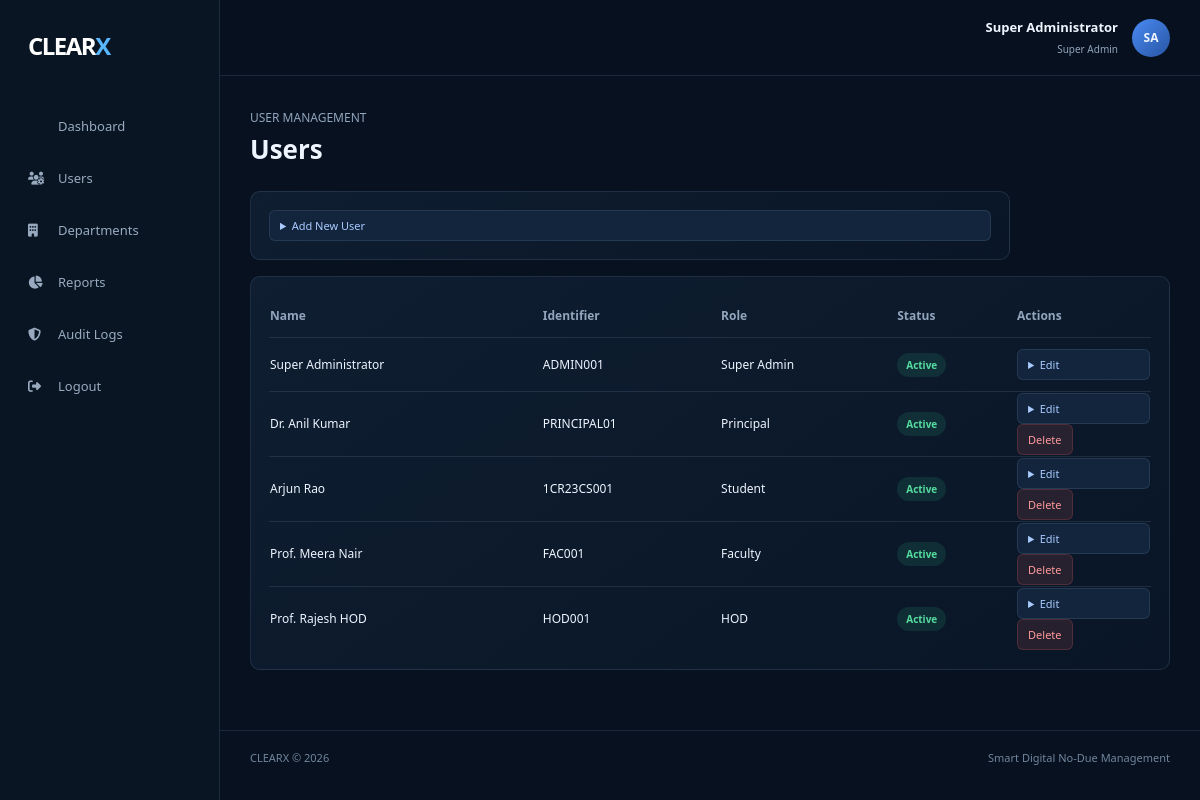
The page /admin/users.php (signed in) on the database its author committed.
### tables this page shows
CREATE TABLE users (
  id INT UNSIGNED AUTO_INCREMENT PRIMARY KEY,
  name VARCHAR(150) NOT NULL,
  identifier VARCHAR(100) NOT NULL UNIQUE,
  email VARCHAR(190) NOT NULL UNIQUE,
  password_hash VARCHAR(255) NOT NULL,
  role ENUM('Student','Faculty','HOD','Principal','Super Admin') NOT NULL,
  status ENUM('Active','Inactive','Locked') NOT NULL DEFAULT 'Active',
  failed_attempts TINYINT UNSIGNED NOT NULL DEFAULT 0,
  locked_until DATETIME NULL,
  created_at TIMESTAMP DEFAULT CURRENT_TIMESTAMP,
  updated_at TIMESTAMP DEFAULT CURRENT_TIMESTAMP ON UPDATE CURRENT_TIMESTAMP,
  INDEX idx_users_role (role),
  INDEX idx_users_status (status)
);

CREATE TABLE departments (
  id INT UNSIGNED AUTO_INCREMENT PRIMARY KEY,
  name VARCHAR(120) NOT NULL,
  code VARCHAR(20) NOT NULL UNIQUE,
  hod_user_id INT UNSIGNED NULL,
  mandatory TINYINT(1) NOT NULL DEFAULT 1,
  active TINYINT(1) NOT NULL DEFAULT 1,
  created_at TIMESTAMP DEFAULT CURRENT_TIMESTAMP,
  INDEX idx_departments_active (active)
);

### includes/auth.php (called while the page is built, shortened)
<?php
function current_user(): ?array {
    return $_SESSION['user'] ?? null;
}
function base_url(): string {
    $script = str_replace('\\', '/', $_SERVER['SCRIPT_NAME'] ?? '');
    foreach (['/student/', '/faculty/', '/hod/', '/principal/', '/admin/', '/verification/', '/config/', '/includes/'] as $marker) {
        $position = stripos($script, $marker);
        if ($position !== false) {
            return substr($script, 0, $position);
        }
    }
    $directory = rtrim(str_replace('\\', '/', dirname($script)), '/');
    return $directory === '.' || $directory === '' ? '' : $directory;
}

### includes/functions.php (called while the page is built, shortened)
<?php
function e(mixed $value): string {
    return htmlspecialchars((string)$value, ENT_QUOTES | ENT_SUBSTITUTE, 'UTF-8');
}

### admin/users.php (the view, shortened to what this page needs)
<?php
require_once __DIR__.'/../config/database.php';require_once __DIR__.'/../includes/auth.php';require_once __DIR__.'/../includes/functions.php';require_once __DIR__.'/../includes/csrf.php';require_role(['Super Admin']);
$user=current_user();$error=$success=null;
$users=$pdo->query('SELECT u.*,d.name department_name FROM users u LEFT JOIN students s ON s.user_id=u.id LEFT JOIN departments d ON d.id=s.department_id ORDER BY u.created_at DESC')->fetchAll();
$pageTitle='Manage Users | CLEARX';require_once __DIR__.'/../includes/header.php';
?><div class="app-layout"><?php require_once __DIR__.'/../includes/sidebar.php';?><main class="app-main"><header class="topbar"><button class="menu-toggle"><i class="fa-solid fa-bars"></i></button><div class="topbar-user"><b><?=e($user['name'])?></b><span>Super Admin</span></div><div class="avatar">SA</div></header><div class="content"><div class="page-header"><div><p>USER MANAGEMENT</p><h1>Users</h1></div></div><?php if($error):?><div class="alert alert-error"><?=e($error)?></div><?php endif;if($success):?><div class="alert alert-success"><?=e($success)?></div><?php endif;?>
<section class="panel form-panel"><details><summary class="action-btn">Add New User</summary></details></section>
<section class="panel"><div class="table-wrap"><table class="data-table"><thead><tr><th>Name</th><th>Identifier</th><th>Role</th><th>Status</th><th>Actions</th></tr></thead><tbody><?php foreach($users as $r):?><tr><td><?=e($r['name'])?></td><td><?=e($r['identifier'])?></td><td><?=e($r['role'])?></td><td><b class="status <?=$r['status']==='Active'?'approved':'rejected'?>"><?=e($r['status'])?></b></td><td><details><summary class="action-btn">Edit</summary><?=e(csrf_token())?><?=(int)$r['id']?><?=e($r['name'])?><?php foreach(['Student','Faculty','HOD','Principal','Super Admin'] as $role):?> <?=$role===$r['role']?'selected':''?><?=$role?><?php endforeach;?><?php foreach(['Active','Inactive','Locked'] as $status):?> <?=$status===$r['status']?'selected':''?><?=$status?><?php endforeach;?></details><?php if((int)$r['id']!==$user['id']):?><form method="post" style="display:inline"><?=e(csrf_token())?><?=(int)$r['id']?><button class="action-btn reject" type="submit" onclick="return confirm('Delete this user?')">Delete</button></form><?php endif;?></td></tr><?php endforeach;?></tbody></table></div></section></div><?php require_once __DIR__.'/../includes/footer.php';?>

### includes/header.php (shortened to what this page needs)
<?php
require_once __DIR__ . '/auth.php';
require_once __DIR__ . '/functions.php';
$base = base_url();
?>
<!DOCTYPE html>
<html lang="en">
<head>
    <link rel="stylesheet" href="<?= e($base) ?>/assets/css/style.css">
    <link rel="stylesheet" href="https://cdnjs.cloudflare.com/ajax/libs/font-awesome/6.5.2/css/all.min.css">
</head>
<body class="<?= e($bodyClass ?? '') ?>">

### includes/sidebar.php (shortened to what this page needs)
<?php
$user = current_user();
$role = $user['role'] ?? '';
$prefixes = [
    'Student' => 'student',
    'Faculty' => 'faculty',
    'HOD' => 'hod',
    'Principal' => 'principal',
    'Super Admin' => 'admin',
];
$prefix = $prefixes[$role] ?? '';
?>
<aside class="sidebar" id="sidebar">
    <a class="brand" href="<?= e($base) ?>/<?= e($prefix) ?>/dashboard.php"><span>CLEAR</span>X</a>
    <nav class="side-nav">
        <?php if ($role === 'Student'): ?>
            <a href="<?= e($base) ?>/student/dashboard.php"><i class="fa-solid fa-grid-2"></i>Dashboard</a>
            <a href="<?= e($base) ?>/student/profile.php"><i class="fa-solid fa-user"></i>My Profile</a>
            <a href="<?= e($base) ?>/student/request_clearance.php"><i class="fa-solid fa-file-circle-plus"></i>New Request</a>
            <a href="<?= e($base) ?>/student/clearance_status.php"><i class="fa-solid fa-route"></i>Clearance Status</a>
            <a href="<?= e($base) ?>/student/notifications.php"><i class="fa-solid fa-bell"></i>Notifications</a>
        <?php elseif ($role === 'HOD'): ?>
            <a href="<?= e($base) ?>/hod/dashboard.php"><i class="fa-solid fa-grid-2"></i>Dashboard</a>
            <a href="<?= e($base) ?>/hod/department_requests.php"><i class="fa-solid fa-building"></i>Department Requests</a>
        <?php elseif ($role === 'Principal'): ?>
            <a href="<?= e($base) ?>/principal/dashboard.php"><i class="fa-solid fa-grid-2"></i>Dashboard</a>
            <a href="<?= e($base) ?>/principal/final_approvals.php"><i class="fa-solid fa-stamp"></i>Final Approvals</a>
        <?php else: ?>
            <a href="<?= e($base) ?>/admin/dashboard.php"><i class="fa-solid fa-grid-2"></i>Dashboard</a>
            <a href="<?= e($base) ?>/admin/users.php"><i class="fa-solid fa-users-gear"></i>Users</a>
            <a href="<?= e($base) ?>/admin/departments.php"><i class="fa-solid fa-building"></i>Departments</a>
            <a href="<?= e($base) ?>/admin/reports.php"><i class="fa-solid fa-chart-pie"></i>Reports</a>
            <a href="<?= e($base) ?>/admin/audit_logs.php"><i class="fa-solid fa-shield-halved"></i>Audit Logs</a>
        <?php endif; ?>
        <a href="<?= e($base) ?>/logout.php"><i class="fa-solid fa-right-from-bracket"></i>Logout</a>
    </nav>
</aside>

### includes/footer.php (shortened to what this page needs)
<footer class="app-footer"><span>CLEARX &copy; <?= date('Y') ?></span><span>Smart Digital No-Due Management</span></footer>
</body>
</html>

### assets/css/style.css (style rules this page uses)
:root { --navy:#07111f;--navy2:#0b1729;--panel:#101e31;--blue:#3c82f6;--cyan:#58b7ff;--text:#eef5ff;--muted:#91a5bd;--line:rgba(148,176,211,.14);--green:#35cf8a;--yellow:#f5bd4f;--red:#f16464 }
* { box-sizing:border-box }
html { scroll-behavior:smooth }
body { margin:0;font-family:"Segoe UI",Arial,sans-serif;background:var(--navy);color:var(--text) }
a { text-decoration:none;color:inherit }
button,input,select,textarea { font:inherit }
.brand { font-size:24px;font-weight:900;letter-spacing:-1.5px }
.brand span { color:#fff }
.brand { color:var(--cyan) }
.status { border-radius:20px;padding:5px 9px;font-size:10px }
.status.approved { background:rgba(53,207,138,.12);color:#55dda0 }
.app-layout { min-height:100vh }
.sidebar { position:fixed;z-index:30;left:0;top:0;width:220px;height:100vh;background:#091522;border-right:1px solid var(--line);padding:24px 16px }
.sidebar .brand { display:block;margin:5px 12px 38px }
.side-nav { display:flex;flex-direction:column }
.side-nav a { height:48px;padding:0 12px;border-radius:8px;display:flex;align-items:center;gap:12px;color:#99aac0;font-size:13px;margin:2px 0 }
.side-nav a i { width:18px }
.app-main { margin-left:220px;min-height:100vh }
.topbar { height:76px;border-bottom:1px solid var(--line);display:flex;align-items:center;justify-content:flex-end;padding:0 30px;gap:14px;background:rgba(7,17,31,.92);position:sticky;top:0;z-index:20 }
.topbar-user { text-align:right }
.topbar-user b { display:block;font-size:13px }
.topbar-user span { font-size:10px;color:var(--muted) }
.avatar { width:38px;height:38px;border-radius:50%;display:grid;place-items:center;background:linear-gradient(135deg,#4b8bf3,#2755a3);font-size:12px;font-weight:800 }
.content { padding:28px 30px 60px }
.page-header { display:flex;align-items:center;justify-content:space-between;margin-bottom:24px }
.page-header h1 { font-size:26px;margin:0 }
.page-header p { color:var(--muted);font-size:12px;margin:5px 0 }
.card,.panel { border:1px solid var(--line);border-radius:10px;background:linear-gradient(145deg,rgba(16,31,51,.95),rgba(10,23,39,.95)) }
.panel { padding:18px;margin-top:16px }
.table-wrap { overflow-x:auto }
.data-table { width:100%;border-collapse:collapse;font-size:12px }
.data-table th { text-align:left;color:var(--muted);font-weight:600;height:42px;border-bottom:1px solid var(--line) }
.data-table td { height:54px;border-bottom:1px solid var(--line) }
.data-table tr:last-child td { border:0 }
.action-btn { border:1px solid var(--line);background:#12253d;color:#a9caff;border-radius:6px;padding:7px 10px;font-size:11px;cursor:pointer }
.action-btn.reject { background:rgba(241,100,100,.12);color:#ff9a9a;border-color:rgba(241,100,100,.2) }
.form-panel { max-width:760px }
.app-footer { margin-top:auto;border-top:1px solid var(--line);height:54px;padding:0 30px;display:flex;align-items:center;justify-content:space-between;color:#71869d;font-size:11px }

### rows shown on the page
users: name "Super Administrator", identifier "ADMIN001", role "Super Admin", status "Active"
users: name "Dr. Anil Kumar", identifier "PRINCIPAL01", role "Principal", status "Active"
departments: users.name "Arjun Rao", users.identifier "1CR23CS001", users.role "Student", users.status "Active"
users: name "Prof. Meera Nair", identifier "FAC001", role "Faculty", status "Active"
users: name "Prof. Rajesh HOD", identifier "HOD001", role "HOD", status "Active"
